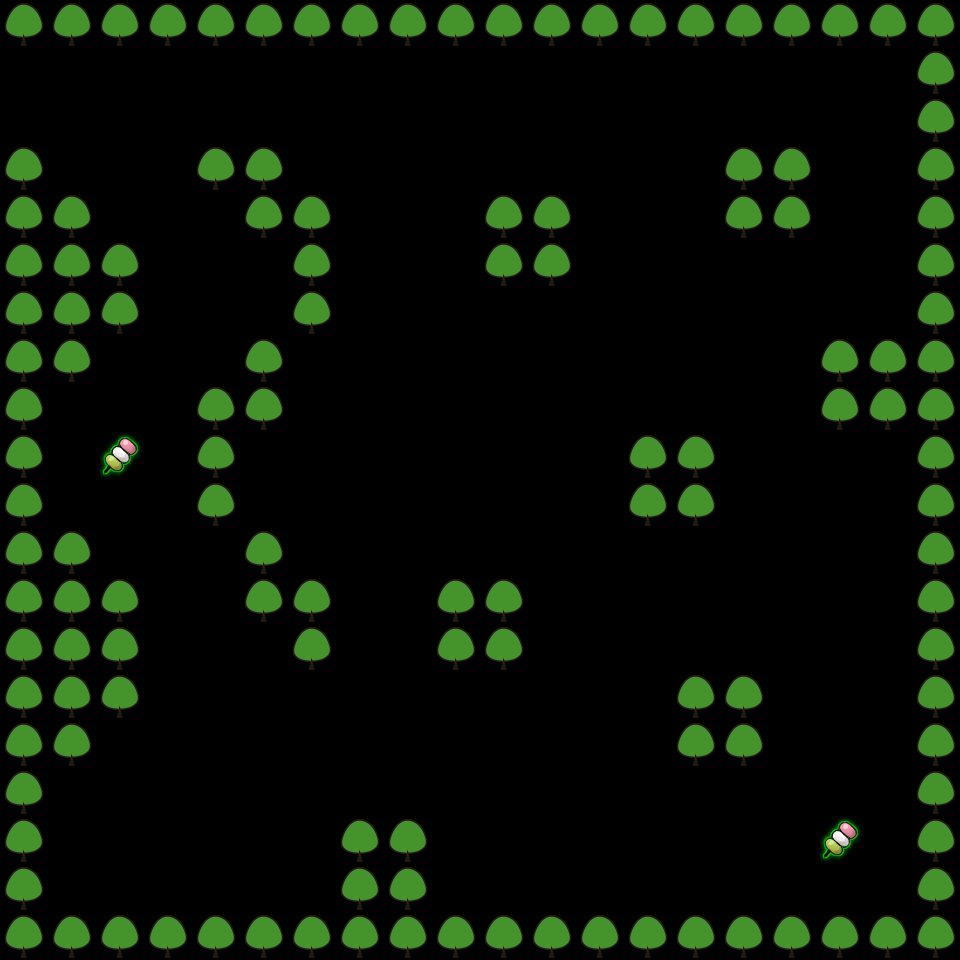

This is a level from a 2D game, rendered from its Tiled map with the project's own tilesets. A one-line summary and the map file follow, with tile-layer data summarised:
An orthogonal 20x20 tile map with 48x48 px tiles, 2 tile layers (Terrain, Object), 2 tilesets.

<map version="1.0" orientation="orthogonal" renderorder="right-down" width="20" height="20" tilewidth="48" tileheight="48" nextobjectid="1">
 <tileset firstgid="1" source="object.tsx" />
 <tileset firstgid="6" source="terrain.tsx" />
 <layer name="Terrain" width="20" height="20">
  <data>[400 cells, 131 non-empty, 1 distinct tile ids]</data>
 </layer>
 <layer name="Object" width="20" height="20">
  <data>[400 cells, 2 non-empty, 1 distinct tile ids]</data>
 </layer>
</map>
